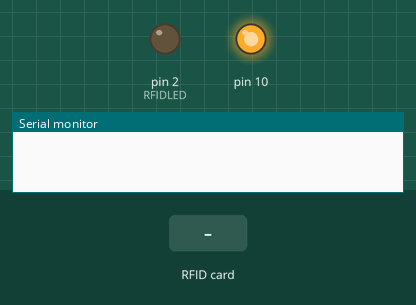
The sketch below on a simulated Arduino Uno, built with avr-gcc and run on an emulated ATmega328P. Parts: output pins drawn as LEDs (lit = HIGH), the last lines printed to the serial monitor. The inputs (shaded band) are chosen by the test bench. WiFi joins after 1.5 s; servers stay silent unless stated.

Above: at 6.2 s.
6.3 s: RFID card 5E 7A 19 C4 held to the reader
At 6.53 s:
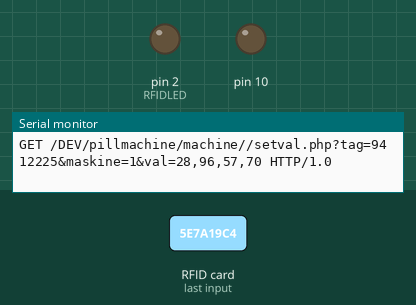
Timing chart, 0 to 9.3 s (numbered marks = the images above; inputs shaded):
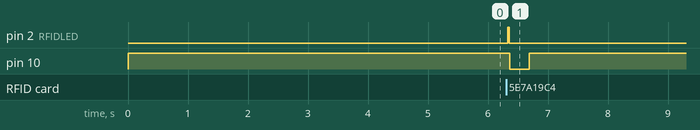

Measured:
- after the input at 6.3 s, pin 2 (RFIDLED): LOW → HIGH at once, → LOW 0.03 s later; pin 10: HIGH → LOW after 0.06 s, → HIGH 0.33 s later

The sketch:

PillMachine_BasicCode.ino
```cpp
/* MTG PILLMACHINE MASTER
moja & circuitcircus
15.05.2017: Påbegyndt moja
15.05: Ethernet pastet ind (men ikke tilrettet)
16.05: Ethernet virker (men submitter blot en dummy til debug)
10.07: Tilrettelse af formatering og forberedelse på Github
*/

/* CONNECTIONS: 522 RFID --------
*  RFID SDA  -> 8
*  RFID SCK  -> 13
*  RFID MOSI -> 11
*  RFID MISO -> 12
*  RFID IRQ  -> ikke forbundet
*  RFID GND  -> gnd
*  RFID RST  -> 9
*  RFID 3.3V -> 3.3V
*
*  Hvid LED  -> 2
*
*  -----------------------------
*/

#include <SPI.h>
#include <MFRC522.h>
#include <Ethernet.h>

#define maskinNR 1 //FOR AT VI VED HVILKEN STATION DER SUBMITTER

#define SS_PIN 8 // SDA for RFID
#define RST_PIN 9 // RST
#define pausetid 10
#define RFIDLED 2 // LEDLIGHT BEHIND RFID TAG ---- brug pin 0 eller 1 i endelig version

static uint8_t mac[] = {  0xDE, 0xAD, 0xBE, 0xEF, 0xFE, 0xEF };
static uint8_t myip[] = {  10, 0, 0, 100 };
IPAddress pc_server(10,0,0,31);  // serverens adress

boolean cardPresent = false; // DEBUG: Set this to true to test UI
boolean cardPresent_old = false;
String cardID = ""; // NB skal muligvis laves til char-array for at spare memory
String cardID_old = "";

String   userval ="";

MFRC522 mfrc522(SS_PIN, RST_PIN);
EthernetClient client;

void setup() {
  Serial.begin(9600);
  SPI.begin();
  mfrc522.PCD_Init();
  pinMode(RFIDLED, OUTPUT);
  Ethernet.begin(mac, myip);
  delay(5000); // wait for ethernetcard
  aktivateEthernetSPI(false);
}

void loop() {
  digitalWrite(RFIDLED, cardPresent);

  if (cardPresent) {
    // KEEP THE UI responsive-------------------her foregår alt med UI
    UI();
  }

  //---------------------------------------
  if (cardPresent) {
    if ( mfrc522.PICC_ReadCardSerial()) {
      getID();
    }
  }
  // HVOR SKAL  DETTE VÆRE HER 2 GANGE FOR AT DET VIRKER?
  if ( mfrc522.PICC_ReadCardSerial()) {
    getID();
  }
  //----------------------------------------


  // CHECK OM CARD IS BEING REMOVED --------
  if ((cardPresent == false) && (cardPresent_old == true)) {
    // her skal data submittes til server (datostamp + cardID + vars)
    submitData(  userval);
  }

  // ---------------------------------------

  cardPresent_old = cardPresent;

  // -----------------ALT HERUNDER SKAL STÅ SIDST I MAIN LOOP!

  if ( ! mfrc522.PICC_IsNewCardPresent()) {
    cardPresent = false;
    return;
    delay(pausetid);
  }

  cardPresent = true;

  // mfrc522.PICC_HaltA();
  delay(pausetid);

} //main loop end

void getID() {
  String  cardIDtmp = "";
  // for (byte i = 0; i < mfrc522.uid.size; i++)
  for (byte i = 0; i < 3; i++) {
    byte tmp = (mfrc522.uid.uidByte[i]);
    cardIDtmp.concat(tmp);
  }

  // has ID changed?
  if (cardIDtmp != cardID_old) {
    cardID = cardIDtmp;
    cardID_old = cardID;
  }
}

void submitData(String val) {

  aktivateEthernetSPI(true);

  //String datastring= "GET /start_notepad_exe.php HTTP/1.0";
  //String datastring= "GET /arduino.php?val="+String(val)+" HTTP/1.0";
  String datastring= "GET /DEV/pillmachine/machine//setval.php?tag="+String(cardID)+"&maskine="+String(maskinNR)+"&val="+val+" HTTP/1.0";
  Serial.println(datastring);

  if(client.connect(pc_server,80)) {
    client.println(datastring);
    client.println("Connection: close");
    client.println(); //vigtigt at sende tom linie
    client.stop();
    delay(100);
  }

  aktivateEthernetSPI(false);

}

void aktivateEthernetSPI(boolean x) {
  // mfrc522.PICC_HaltA();
  // skift SPI/Slave... turn RFID shield off, ethernet on (LOW=on)
  // http://tronixstuff.com/2011/05/13/tutorial-arduino-and-the-spi-bus/

  digitalWrite(SS_PIN,x);
  digitalWrite(10,!x);
}

// this is where the user interface is responsive
void UI() {
  /* analog input = A0, A1, A2, A3, A4, A5 (all)
  * pwm output = D3, D5, D5
  * digital I/O = D0, D1, D4 + (D3, D5, D5)
  */

  userval="28,96,57,70";
}
```
